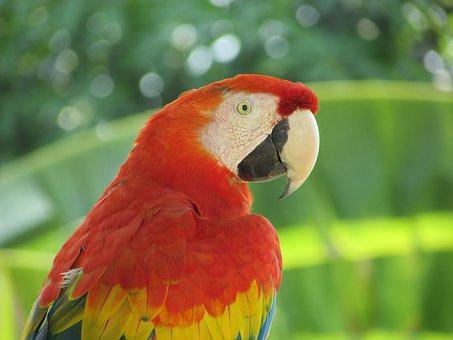
#> input picture parrot.jpg, 453 x 340 px
$ jupyter execute reading-an-image.ipynb
#> lines starting #> are read from the running program, lines starting #| are printed output that depends on the picture
# Hands-on reading an image with python
## Lab 1: Getting started with Image Processing

### Import libraries

[cell 1]
import numpy as np
from PIL import Image, ImageFont, ImageDraw
from PIL.ImageChops import add, subtract, multiply, difference, screen
import PIL.ImageStat as stat

import matplotlib.pyplot as plt
import matplotlib.image as img

### Reading, saving, and displaying an image using PIL

[cell 2]
im = Image.open("parrot.jpg") # read the image, provide the correct path
#> im is the input picture: PIL image 453x340 RGB; mean R, G, B 125.4, 124.4, 68.5

[cell 3]
print(im.width, im.height, im.mode, im.format, type(im)) # Provides basic information about the image.
#| 453 340 RGB JPEG <class 'PIL.JpegImagePlugin.JpegImageFile'>

[cell 4]
im.save("saved_images/s_parrot.png") # save the image, provide the path to save the image

[cell 5]
pixel_values = list(im.getdata()) # Collapses the pixel values as a list
#> pixel_values = 154020 items
print(pixel_values[0:5]) # prints the first 5 pixel values of the image
#| [(77, 114, 97), (77, 114, 96), (77, 115, 94), (76, 114, 89), (74, 113, 86)]

[cell 6]
im # display the image

### Converting a colored image to a grayscale image using PIL

[cell 7]
im_gray = im.convert('L') # convert the RGB color image to a grayscale image
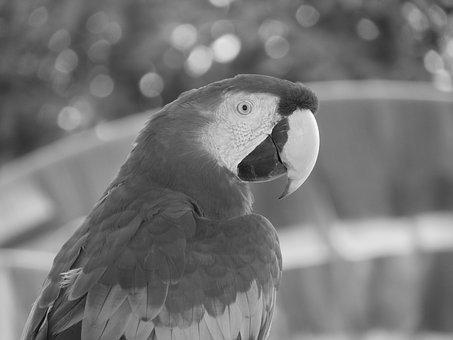
#> im_gray: PIL image 453x340 L; min 1, max 253, mean 118.3
im_gray.save('saved_images/parrot_gray.png') # save the image to disk

pixel_values = list(im_gray.getdata())
print(pixel_values[0:5]) # prints the first 5 pixel values of the image
#| [101, 101, 101, 100, 98]

Image.open("saved_images/parrot_gray.png") # read the grayscale image from disk and show

### Reading, saving, and displaying an image using Matplotlib

[cell 8]
im = img.imread("parrot.jpg") # read the image from disk as a numpy ndarray

[cell 9]
print(im.shape, im.dtype, type(im)) # this image contains 3 num_channels
#| (340, 453, 3) uint8 <class 'numpy.ndarray'>

[cell 10]
plt.imshow(im) # display the image

[cell 11]
plt.imshow(im) # display the image
plt.axis('off')
plt.show()

### Separating the RGB channels of an image

[cell 12]
im = Image.open("parrot.jpg")
ch_r, ch_g, ch_b = im.split() # split the RGB image into 3 channels: R, G and B
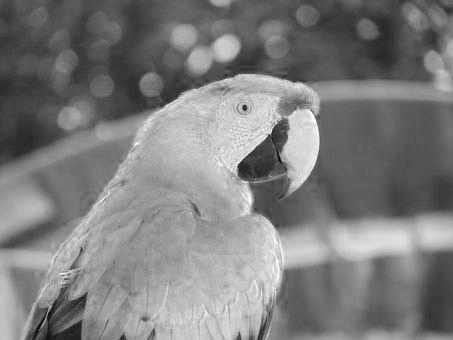
#> ch_r: PIL image 453x340 L; min 0, max 255, mean 125.4
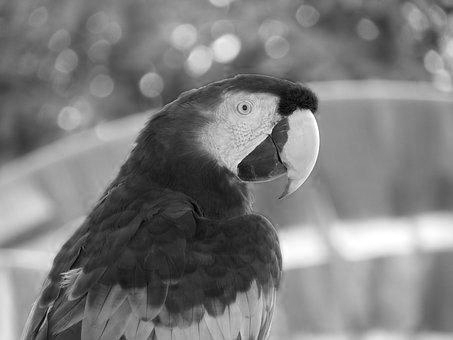
#> ch_g: PIL image 453x340 L; min 0, max 255, mean 124.4
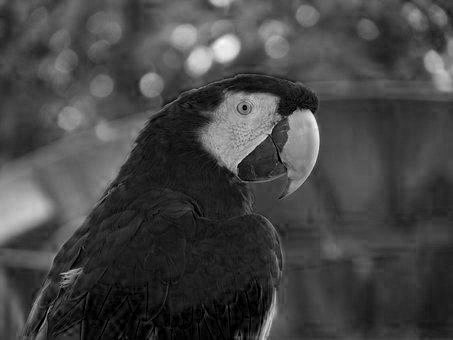
#> ch_b: PIL image 453x340 L; min 0, max 250, mean 68.5

# we shall use matplotlib to display the channels
plt.figure(figsize=(18,6))
plt.subplot(1,3,1); plt.imshow(ch_r, cmap=plt.cm.Reds); plt.axis('off')
plt.subplot(1,3,2); plt.imshow(ch_g, cmap=plt.cm.Greens); plt.axis('off')
plt.subplot(1,3,3); plt.imshow(ch_b, cmap=plt.cm.Blues); plt.axis('off')
plt.tight_layout()
plt.show() # show the R, G, B channels

[cell 13]
pixel_values = list(ch_r.getdata())
print(pixel_values[0:5]) # prints the first 5 pixel values of the image
#| [77, 77, 77, 76, 74]

[cell 14]
pixel_values = list(ch_g.getdata())
print(pixel_values[0:5]) # prints the first 5 pixel values of the image
#| [114, 114, 115, 114, 113]

[cell 15]
pixel_values = list(ch_b.getdata())
print(pixel_values[0:5]) # prints the first 5 pixel values of the image
#| [97, 96, 94, 89, 86]

### Combining multiple channels of an image

[cell 16]
im = Image.merge('RGB', (ch_g, ch_b, ch_r)) # swap the red, green and blue channels obtained last time with split()
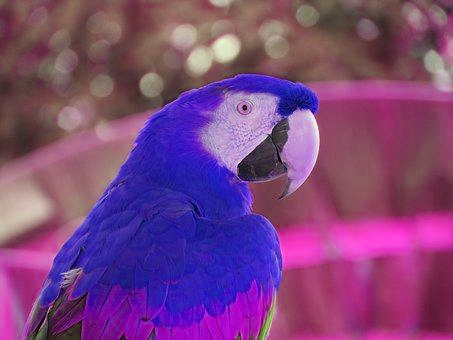
#> im: PIL image 453x340 RGB; mean R, G, B 124.4, 68.5, 125.4
im

[cell 17]
im = Image.merge('RGB', (ch_b, ch_g, ch_r)) # swap the red and blue channels obtained last time with split()
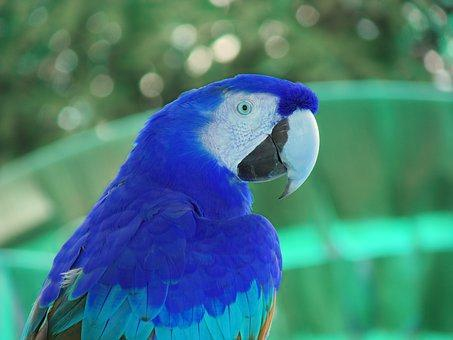
#> im: PIL image 453x340 RGB; mean R, G, B 68.5, 124.4, 125.4
im
